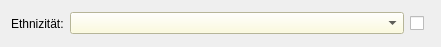
      <widget class="QWidget" name="layoutWidget_3">
       <property name="geometry">
        <rect>
         <x>10</x>
         <y>110</y>
         <width>441</width>
         <height>27</height>
        </rect>
       </property>
       <layout class="QHBoxLayout" name="HLayout_ethnicity">
        <item>
         <widget class="QLabel" name="lblperformer_rasse">
          <property name="sizePolicy">
           <sizepolicy hsizetype="Fixed" vsizetype="Preferred">
            <horstretch>0</horstretch>
            <verstretch>0</verstretch>
           </sizepolicy>
          </property>
          <property name="text">
           <string>Ethnizität:</string>
          </property>
         </widget>
        </item>
        <item>
         <widget class="QComboBox" name="cBox_performer_rasse">
          <property name="layoutDirection">
           <enum>Qt::LeftToRight</enum>
          </property>
          <property name="styleSheet">
           <string notr="true">background-color: #FFFDD5;</string>
          </property>
          <item>
           <property name="text">
            <string/>
           </property>
          </item>
          <item>
           <property name="text">
            <string>Asian</string>
           </property>
          </item>
          <item>
           <property name="text">
            <string>Black</string>
           </property>
          </item>
          <item>
           <property name="text">
            <string>Caucasian</string>
           </property>
          </item>
          <item>
           <property name="text">
            <string>Indian</string>
           </property>
          </item>
          <item>
           <property name="text">
            <string>Latin</string>
           </property>
          </item>
          <item>
           <property name="text">
            <string>Middle Eastern</string>
           </property>
          </item>
          <item>
           <property name="text">
            <string>Mixed</string>
           </property>
          </item>
          <item>
           <property name="text">
            <string>Others</string>
           </property>
          </item>
         </widget>
        </item>
        <item>
         <widget class="QCheckBox" name="chkBox_actor_rasse">
          <property name="sizePolicy">
           <sizepolicy hsizetype="Preferred" vsizetype="Preferred">
            <horstretch>0</horstretch>
            <verstretch>0</verstretch>
           </sizepolicy>
          </property>
          <property name="minimumSize">
           <size>
            <width>20</width>
            <height>25</height>
           </size>
          </property>
          <property name="maximumSize">
           <size>
            <width>20</width>
            <height>25</height>
           </size>
          </property>
          <property name="text">
           <string/>
          </property>
         </widget>
        </item>
       </layout>
      </widget>
